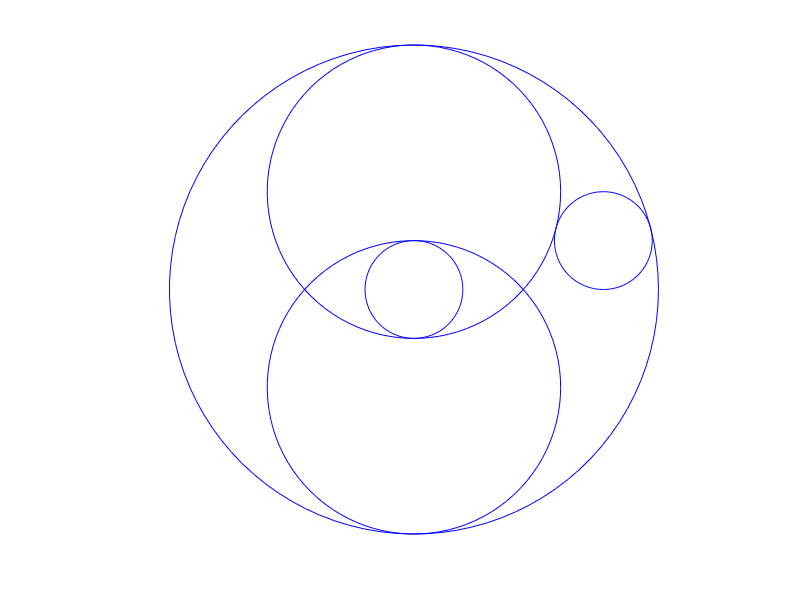

This figure's MATLAB source:
function[]=ejercicio21()
axis equal; hold on; axis off; grid;
c=1
a=c/5
b=3*a
d=sqrt((b+a)^2-a^2)
circulos(0,0,c,0,2*pi)
circulos(0,2*a,b,0,2*pi)
circulos(0,-2*a,b,0,2*pi)
circulos(0,0,a,0,2*pi)
circulos(d,a,a,0,2*pi)
end

function[]=circulos(h,k,r,thi,thf)
theta=linspace(thi,thf);
x1=h+r*cos(theta); y1=k+r*sin(theta);
plot(x1,y1,'b')
end